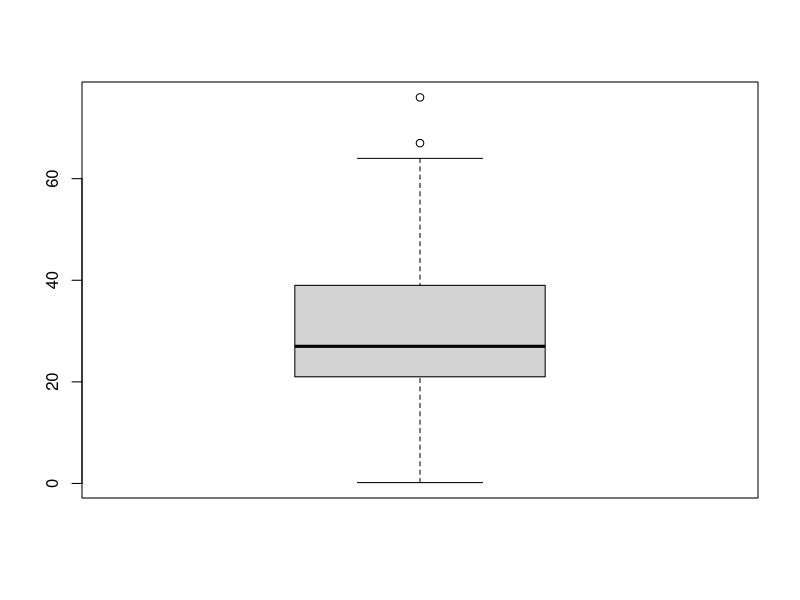
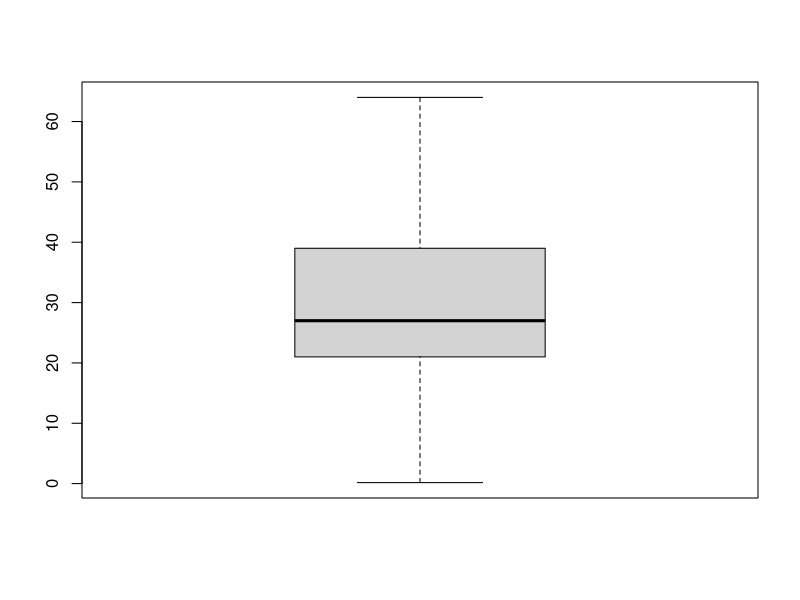
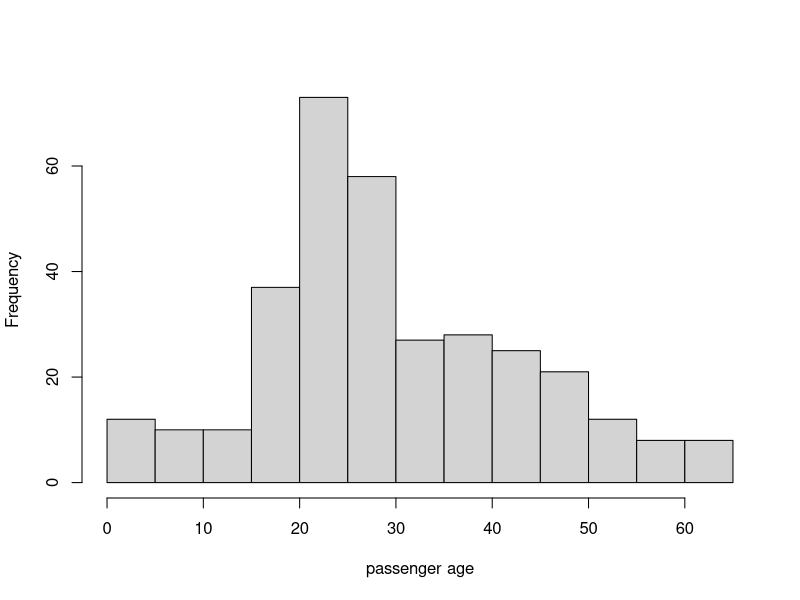

Here is the R script that generated these plots, in order: (Note: this script raises an error after producing the figures.)
#setwd("D:\\Programing\\universty programs\\Rlang\\Forward-DS-project")
setwd("C:/Users/divos/Documents/R/forward-project")#youssef
getwd()
myData <- read.csv("Titanic.csv")

print(which(duplicated(myData)))
is.na(myData)

myData <- na.omit(myData)
print(which(is.na(myData)))

age_outliers <- boxplot(myData$Age)$out

clean_data <- myData[-which(myData$Age %in% age_outliers),]
boxplot(clean_data$Age)
        
#-----------histogram----------------
hist(clean_data$Age, xlab = "passenger age", main = "")# age freq

#------------------pie chart----------------
survival_males = as.integer(count(clean_data[which(clean_data$Gender == "male" & clean_data$Survived == 1), ]))
survival_females = as.integer(count(clean_data[which(clean_data$Gender == "female" & clean_data$Survived == 1), ]))
sur_count = count(clean_data[clean_data$Survived == 1, ])
percentage = c(paste0(round(100*survival_males / sur_count), "%"), paste0(round(100*survival_females / sur_count), "%"))

pie(c(survival_males, survival_females), main = 'survivals in terms of gender', labels = percentage, col = c("brown", "lightblue"))
legend("bottomright", legend = c("male", "female"), fill = c("brown", "lightblue"))

#-----------------bar plot------------------
males_fares = clean_data[clean_data$Gender == "male", "Fare"]
females_fares = clean_data[clean_data$Gender == "female", "Fare"]

fares_avg = data.frame(
  males = as.integer(sum(males_fares) / length(males_fares)),
  females = as.integer(sum(females_fares) / length(females_fares))
)
barplot(height = c(fares_avg$males, fares_avg$females), names.arg = c("males", "females"), horiz = T)